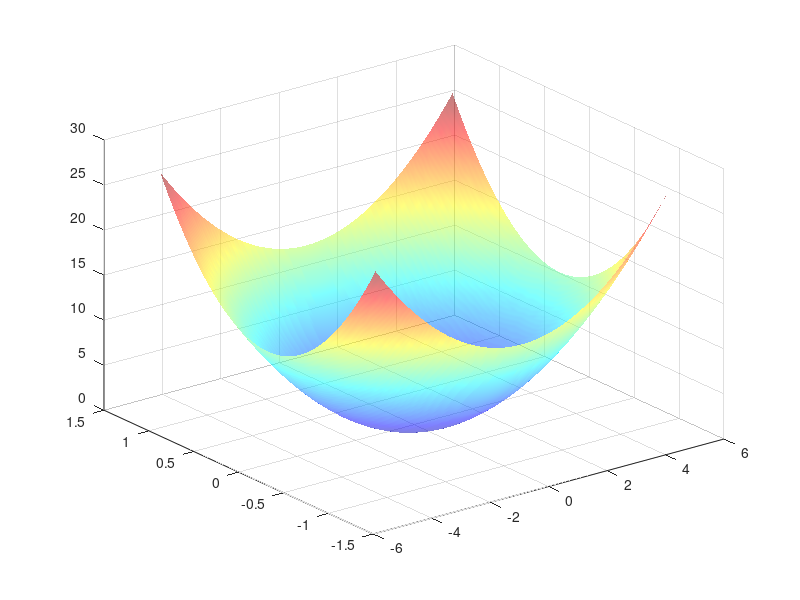

The MATLAB source for this figure: (Note: this script raises an error after producing the figure.)
% main_optimization_demo.m
% Main script to run and visualize various optimization algorithms on the Rosenbrock function.

clear; clc; close all;

%% --- Problem Definition ---
% Define the objective function and its derivatives
f = @quadratic;
grad_f = @quadratic_grad;
hess_f = @quadratic_hess;

% Starting point
x0 = [-4; 1];

% Optimization parameters
max_iter = 200;
tol = 1e-6;

% Create a plot of the quadratic function
figure('Name','Function','Position',[100,100,500,400]);
[X, Y] = meshgrid(-5:0.05:5, -1.2:0.05:1.2);
Z = 1/2*X.^2 + 10*Y.^2;
surf(X, Y, Z,'EdgeColor','none','FaceAlpha',0.5);
shading interp;
colormap jet;
hold on;
plot3(x0(1),x0(2),quadratic(x0),'m.','MarkerSize',30);
view([32,32]);
xlabel('x_{1}');ylabel('x_{2}');zlabel('y');

%% --- Algorithm Execution ---
% Run each optimization algorithm

% 1. Gradient Descent
[x_gd_fixed, path_gd_fixed] = gradient_descent(grad_f, x0, max_iter, tol, 0.02, false);
[x_gd_ls, path_gd_ls] = gradient_descent(grad_f, x0, max_iter, tol, [], true);

% 2. Accelerated Gradient Descent (Nesterov)
[x_agd_fixed, path_agd_fixed] = accelerated_gradient_descent(grad_f, x0, max_iter, tol, 0.01, false);
[x_agd_ls, path_agd_ls] = accelerated_gradient_descent(grad_f, x0, max_iter, tol, [], true);

% 3. Newton's Method
[x_newton, path_newton_fixed] = newton_method(grad_f, hess_f, x0, max_iter, tol, false);
[x_newton_ls, path_newton_ls] = newton_method(grad_f, hess_f, x0, max_iter, tol, true);

% 4. Quasi-Newton Method (BFGS)
[x_bfgs, path_bfgs_fixed] = quasi_newton_bfgs(grad_f, x0, max_iter, tol, false);
[x_bfgs_ls, path_bfgs_ls] = quasi_newton_bfgs(grad_f, x0, max_iter, tol, true);

%% --- Visualization ---
figure('Position', [100 100 1000 500]);
subplot(1,2,1);
hold on;

[X, Y] = meshgrid(-5:0.05:5, -1.2:0.05:1.2);
Z = 1/2*X.^2 + 10*Y.^2;
contour(X, Y, Z, 20);
shading interp;

% Plot optimization paths
plot(path_gd_fixed(1,:), path_gd_fixed(2,:), 'r-', 'DisplayName', 'GD', 'LineWidth', 1.5);
hold on;
plot(path_agd_fixed(1,:), path_agd_fixed(2,:), 'y-', 'DisplayName', 'Accelerated GD', 'LineWidth', 1.5);
plot(path_newton_fixed(1,:), path_newton_fixed(2,:), 'g-', 'DisplayName', 'Newton', 'LineWidth', 1.5);
plot(path_bfgs_fixed(1,:), path_bfgs_fixed(2,:), 'm-', 'DisplayName', 'Quasi-Newton BFGS', 'LineWidth', 1.5);

% Plot the minimum
plot(0, 0, 'kp', 'MarkerSize', 15, 'MarkerFaceColor', 'red', 'DisplayName', 'Global Minimum');
xlabel('x_1');
ylabel('x_2');
legend('Location', 'best');
title('Fixed step');
hold off;
axis([-5,5,-1.2,1.2]);

subplot(1,2,2);
hold on;

contour(X, Y, Z, 20);
shading interp;

% Plot optimization paths
plot(path_gd_ls(1,:), path_gd_ls(2,:), 'r-', 'DisplayName', 'GD', 'LineWidth', 1.5);
hold on;
plot(path_agd_ls(1,:), path_agd_ls(2,:), 'y-', 'DisplayName', 'Accelerated GD', 'LineWidth', 1.5);
plot(path_newton_ls(1,:), path_newton_ls(2,:), 'g-', 'DisplayName', 'Newton', 'LineWidth', 1.5);
plot(path_bfgs_ls(1,:), path_bfgs_ls(2,:), 'm-', 'DisplayName', 'Quasi-Newton BFGS', 'LineWidth', 1.5);

% Plot the minimum
plot(0, 0, 'kp', 'MarkerSize', 15, 'MarkerFaceColor', 'red', 'DisplayName', 'Global Minimum');
title('Line Search');
xlabel('x_1');
ylabel('x_2');
legend('Location', 'best');
hold off;
axis([-5,5,-1.2,1.2]);

sgtitle('Comparison of Optimization Algorithms on Quadratic Function');

%% Sub-Gradient Method vs Proximal Gradient Descent
clear;clc;
% Parameters
A = [3, 0.5; 1.5, 2];
b = [1; 1];
lambda = 5;
eta_pg = 0.05;
eta_sub = 0.05;
max_iter = 20;
x_pg = [-1; 1];
x_sub = [-1; 1];
path_pg = x_pg;
path_sub = x_sub;

% Define the objective
f = @(x) 0.5 * norm(A * x - b)^2 + lambda * norm(x, 1);

% Create contour grid
[x1, x2] = meshgrid(linspace(-2, 2, 200), linspace(-2, 2, 200));
Z = zeros(size(x1));
for i = 1:numel(x1)
    Z(i) = f([x1(i); x2(i)]);
end

% Initialize figure
figure('Position', [100, 100, 600, 600]);
contour(x1, x2, Z, 30);
hold on;
axis equal;
xlim([-2, 2]);
ylim([-2, 2]);
xlabel('$x_1$', 'Interpreter', 'latex');
ylabel('$x_2$', 'Interpreter', 'latex');
title('Proximal Gradient vs Subgradient ($\ell_1$-regularized)', 'Interpreter', 'latex');

pg_plot = plot(x_pg(1), x_pg(2), 'ro-', 'LineWidth', 2, 'DisplayName', 'Proximal Gradient');
sub_plot = plot(x_sub(1), x_sub(2), 'bs:', 'LineWidth', 1.5, 'DisplayName', 'Subgradient');

legend('show');

% Run optimization loop
for k = 1:max_iter
    % Gradient of smooth part
    grad_pg = A' * (A * x_pg - b);
    % Proximal gradient step (soft thresholding)
    x_pg = soft_threshold(x_pg - eta_pg * grad_pg, eta_pg * lambda);
    path_pg = [path_pg, x_pg];

    % Subgradient step
    grad_sub = A' * (A * x_sub - b);
    subgrad_l1 = sign(x_sub);
    x_sub = x_sub - eta_sub * (grad_sub + lambda * subgrad_l1);
    path_sub = [path_sub, x_sub];

    % Update plots
    set(pg_plot, 'XData', path_pg(1, :), 'YData', path_pg(2, :));
    set(sub_plot, 'XData', path_sub(1, :), 'YData', path_sub(2, :));
    pause();
end